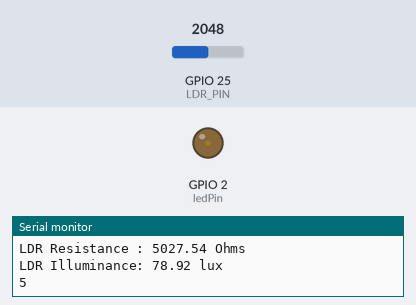
Simulated run of this sketch. Board: ESP32. On the bench: output pins drawn as LEDs (lit = HIGH), the last lines printed to the serial monitor. The test bench sets the inputs (shaded band); at power-on: GPIO 25 (LDR_PIN) = 2048.

Above: at 1.2 s.
1.3 s: GPIO 25 (LDR_PIN) set to 4095
4.3 s: GPIO 25 (LDR_PIN) set to 2776
5.8 s: GPIO 25 (LDR_PIN) set to 2631
At 5.98 s:
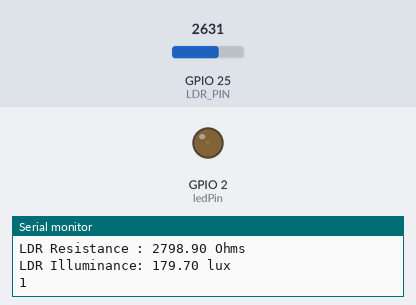
8.8 s: GPIO 25 (LDR_PIN) set to 2866
11.8 s: GPIO 25 (LDR_PIN) set to 2047
At 18.45 s:
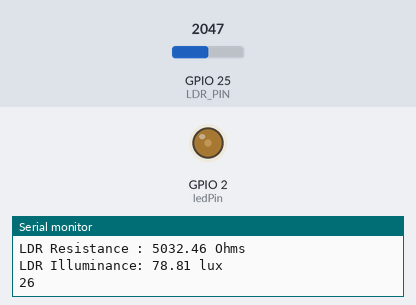
Timing chart, 0 to 20.0 s (numbered marks = the images above; inputs shaded):
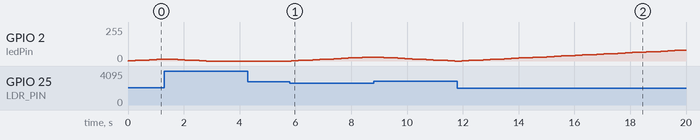

The sketch:

ldr_to_lux_pwm.ino
```cpp
// These constants, define values needed for the LDR readings and ADC
#define LDR_PIN                   25
#define MAX_ADC_READING           4095
#define ADC_REF_VOLTAGE           3.3
#define REF_RESISTANCE            5030  // measure this for best results
#define LUX_CALC_SCALAR           12518931
#define LUX_CALC_EXPONENT         -1.405
// the number of the LED pin
const int ledPin = 2;  // 16 corresponds to GPIO16

// setting PWM properties
const int freq = 547;
const int ledChannel = 0;
const int resolution = 10;
int pwmvalue;

void setup(void)
{
  Serial.begin(115200);
  // configure LED PWM functionalitites
  ledcSetup(ledChannel, freq, resolution);

  // attach the channel to the GPIO to be controlled
  ledcAttachPin(ledPin, ledChannel);

  Serial.println(F("Light Sensor Test")); Serial.println("");

  /* We're ready to go! */
  Serial.println(F("Sensor, LCD and SD Card are Configured."));
}

/**************************************************************************/
void loop(void)
{

  int   ldrRawData;
  float resistorVoltage, ldrVoltage;
  float ldrResistance;
  float ldrLux;

  // Perform the analog to digital conversion
  ldrRawData = analogRead(LDR_PIN);

  // RESISTOR VOLTAGE_CONVERSION
  // Convert the raw digital data back to the voltage that was measured on the analog pin
  resistorVoltage = (float)ldrRawData / MAX_ADC_READING * ADC_REF_VOLTAGE;

  // voltage across the LDR is the 5V supply minus the 5k resistor voltage
  ldrVoltage = ADC_REF_VOLTAGE - resistorVoltage;

  // LDR_RESISTANCE_CONVERSION
  // resistance that the LDR would have for that voltage
  ldrResistance = ldrVoltage / resistorVoltage * REF_RESISTANCE;

  // LDR_LUX
  // Change the code below to the proper conversion from ldrResistance to
  // ldrLux
  ldrLux = LUX_CALC_SCALAR * pow(ldrResistance, LUX_CALC_EXPONENT);

  if (ldrLux < 200) {
    if (pwmvalue < 100) {
      pwmvalue++;
    }
    if (pwmvalue == 100) {
      pwmvalue = 100;
    }
  }
  else if (ldrLux > 200) {
    if (pwmvalue > 0) {
      pwmvalue--;
    }
    if (pwmvalue == 0) {
      pwmvalue = 0;
    }
  }
  ledcWrite(ledChannel, pwm(pwmvalue));

  // print out the results
  Serial.print("LDR Raw Data   : "); Serial.println(ldrRawData);
  Serial.print("LDR Voltage    : "); Serial.print(ldrVoltage); Serial.println(" volts");
  Serial.print("LDR Resistance : "); Serial.print(ldrResistance); Serial.println(" Ohms");
  Serial.print("LDR Illuminance: "); Serial.print(ldrLux); Serial.println(" lux");
  Serial.println(pwmvalue);
  //  // Print out the LDR Illuminance to the LCD
  //  lcd.setCursor(0,0); // set cursor to column 0, line 1
  //  lcd.print("LDR Lux Meter");
  //
  //  lcd.setCursor(0,1); // set cursor to column 0, line 2
  //  lcd.print(ldrLux);
  //  lcd.setCursor(7, 1); // set cursor to column 4, line 1
  //  lcd.print(" lux");

  delay(250);
}

int pwm(int x) {
  //pwm function need input 0-100% pwm signal
  int y;
  y = 1023 * x / 100;
  return y;
}
```

Measured:
- after the input at 5.8 s, GPIO 2 (ledPin): moves from 0/255 to 30/255 over 2.8 s, starting after 0.05 s
- after the input at 11.8 s, GPIO 2 (ledPin): moves from 0/255 to 81/255 over 7.9 s, starting after 0.16 s
